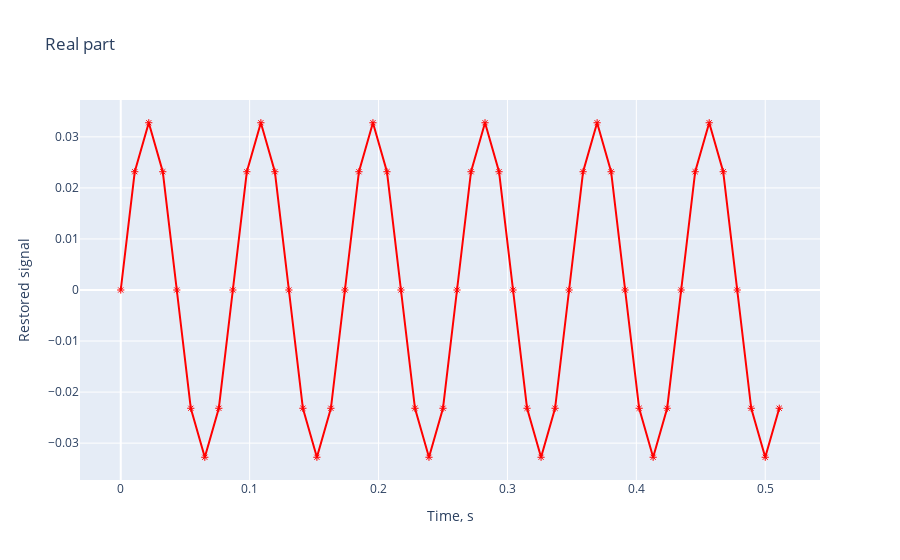

This figure's notebook cell:
### Code cell
data = [
    go.Scatter(
        x = t,
        y = np.real(ys),
        mode = 'markers+lines',
        marker = dict(color='red', symbol=135)
    )
]
layout = go.Layout(
    title = 'Real part',
    xaxis=dict(title='Time, s'),
    yaxis=dict(title='Restored signal')
    )
fig = go.Figure(data=data, layout=layout)
iplot(fig)

### Figure 1 — Plotly figure (JSON) as saved in the notebook; plotly's stock layout.template omitted (floating-point values rounded to 4 significant figures)
{"data": [{"marker": {"color": "red", "symbol": 135}, "mode": "markers+lines", "type": "scatter", "x": [0, 0.01087, 0.02174, 0.03261, 0.04348, 0.05435, 0.06522, 0.07609, 0.08696, 0.09783, 0.1087, 0.1196, 0.1304, 0.1413, 0.1522, 0.163, 0.1739, 0.1848, 0.1957, 0.2065, 0.2174, 0.2283, 0.2391, 0.25, 0.2609, 0.2717, 0.2826, 0.2935, 0.3043, 0.3152, 0.3261, 0.337, 0.3478, 0.3587, 0.3696, 0.3804, 0.3913, 0.4022, 0.413, 0.4239, 0.4348, 0.4457, 0.4565, 0.4674, 0.4783, 0.4891, 0.5, 0.5109], "y": [0, 0.02317, 0.03277, 0.02317, 1.856e-17, -0.02317, -0.03277, -0.02317, -3.713e-17, 0.02317, 0.03277, 0.02317, 1.204e-17, -0.02317, -0.03277, -0.02317, -7.425e-17, 0.02317, 0.03277, 0.02317, 7.827e-17, -0.02317, -0.03277, -0.02317, -2.408e-17, 0.02317, 0.03277, 0.02317, 2.809e-17, -0.02317, -0.03277, -0.02317, -1.485e-16, 0.02317, 0.03277, 0.02317, 1.525e-16, -0.02317, -0.03277, -0.02317, -1.565e-16, 0.02317, 0.03277, 0.02317, 1.605e-16, -0.02317, -0.03277, -0.02317]}], "layout": {"title": {"text": "Real part"}, "xaxis": {"title": {"text": "Time, s"}}, "yaxis": {"title": {"text": "Restored signal"}}}}
